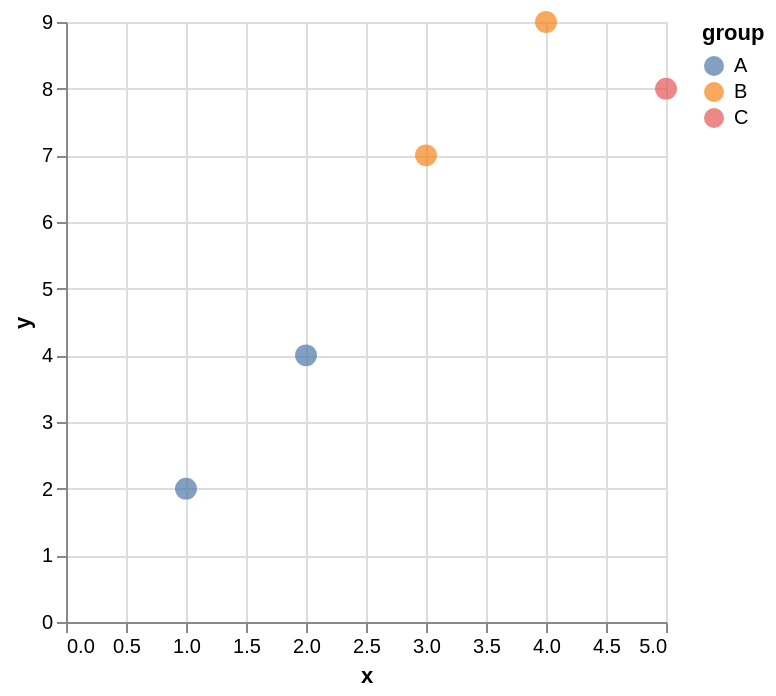

This figure's Vega-Lite source:
### Vega-Lite specification from a JSON file in a GitHub repository (floating-point values rounded to 4 significant figures)
{"$schema": "https://vega.github.io/schema/vega-lite/v5.json", "mark": {"type": "point", "filled": true, "size": 120}, "encoding": {"x": {"field": "x", "type": "quantitative"}, "y": {"field": "y", "type": "quantitative"}, "color": {"field": "group", "type": "nominal"}}, "data": {"values": [{"x": 1, "y": 2, "group": "A"}, {"x": 2, "y": 4, "group": "A"}, {"x": 3, "y": 7, "group": "B"}, {"x": 4, "y": 9, "group": "B"}, {"x": 5, "y": 8, "group": "C"}]}}
